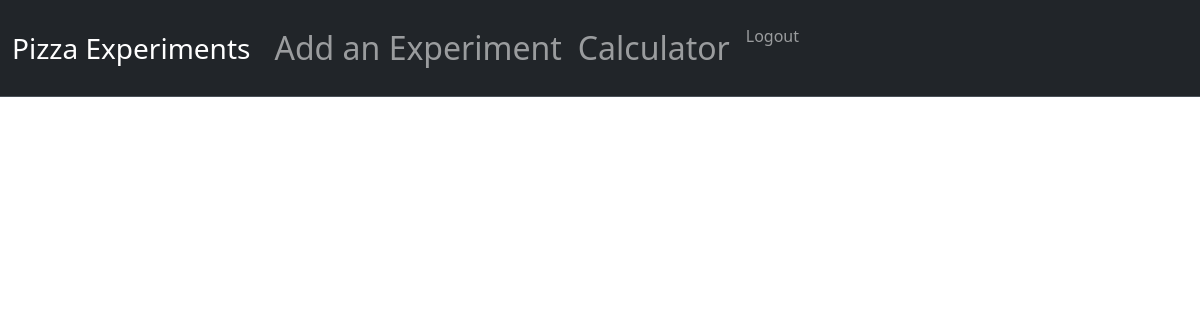
The app's page /experiment/2 (signed in), older data.
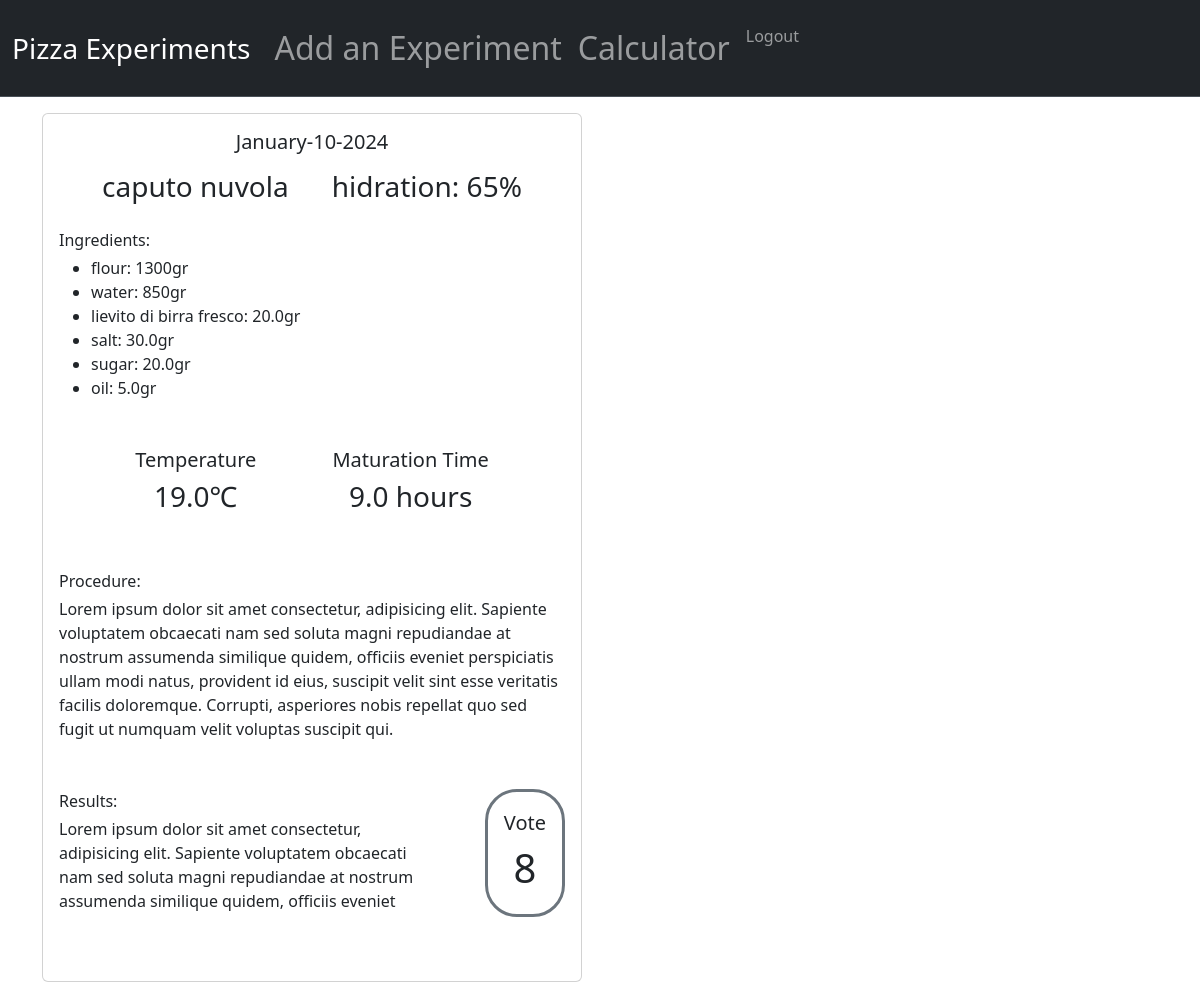
The same page, newer data.
### app.py (models this page shows)
class Experiment(db.Model):
   id = db.Column(db.Integer, primary_key=True)
   date = db.Column(db.DateTime, default=datetime.utcnow, nullable=False)
   flour_type = db.Column(db.String(50), nullable=False)
   flour_amount = db.Column(db.Integer, nullable=False)
   water_amount = db.Column(db.Integer, nullable=False)
   yeast_type = db.Column(db.String(50))
   yeast_amount = db.Column(db.Float)
   salt_amount = db.Column(db.Float)
   sugar_amount = db.Column(db.Float)
   oil_amount = db.Column(db.Float)
   temperature = db.Column(db.Float)
   maturation_time = db.Column(db.Float)
   procedure = db.Column(db.String(1000))
   result_vote = db.Column(db.Integer)
   result_comment = db.Column(db.String(500))
   user_id = db.Column(db.Integer, db.ForeignKey('user.id'), nullable=False)

### app.py (the view)
@app.route("/experiment/<experiment_id>", methods=['GET'])
@login_required
def experiment(experiment_id):
  experiment = Experiment.query.filter_by(id = experiment_id)
  return render_template("experiment.html", exp=experiment)

### app.py (called while the page is built)
@login_manager.user_loader
def load_user(user_id):
  return User.query.get(int(user_id))

### templates/experiment.html
{% extends "layout.html" %}
{% block content %}
{% for e in exp %}
<div class="card mb-3 mt-3" style="max-width: 540px;">
  <div class="card-body">
    <h5 class="text-center mb-3">{{e.date.strftime("%B-%d-%Y")}}</h5>
      <div class="d-flex justify-content-evenly">
       <h3 class="card-title">{{e.flour_type}}</h3>
          {% set hidration = (e.water_amount*100)//e.flour_amount %}
        <h3 class="card-title">hidration:  {{hidration}}%</h3>
      </div>
    <div>
      <p class="card-text mt-3 mb-1">Ingredients:</p>
        <ul>
          <li>flour: {{e.flour_amount}}gr</li>
          <li>water: {{e.water_amount}}gr</li>
          {% if (e.yeast_type != "") and (e.yeast_amount != None) %}
           <li>{{e.yeast_type | truncate(40)}}: {{e.yeast_amount}}gr</li>
            {% elif e.yeast_type != None and e.yeast_amount == None%}
              <li>{{e.yeast_type}}</li>
            {% elif e.yeast_type == "" and e.yeast_amount != None%}
              <li>Yeast: {{e.yeast_amount}}</li>
          {% endif %}
          {% if e.salt_amount != None %}
          <li>salt: {{e.salt_amount}}gr</li>
          {% endif %}
          {% if e.sugar_amount != None %}
          <li>sugar: {{e.sugar_amount}}gr</li>
          {% endif %}
          {% if e.oil_amount != None %}
          <li>oil: {{e.oil_amount}}gr</li>
          {% endif %}
        </ul>
    <div class="d-flex justify-content-evenly mb-5 mt-5">
      {% if e.temperature != None %}
      <div class="text-center">
      <h5>Temperature</h5>
      <h3>{{e.temperature}}℃</h3>
    </div>
    {% endif %}
    {% if e.maturation_time != None %}
    <div class="text-center">
      <h5>Maturation Time</h5>
      <h3>{{e.maturation_time}} hours</h3>
    </div>
    {% endif %}
      </div>
    {% if e.maturation_time != None %}
    </div>
      <p class="mb-1">Procedure:</p>
      <p class="card-text">{{e.procedure}}</p>
    <div class="d-flex justify-content-evenly mb-5 mt-5">
      <div>
      <p class="mb-1">Results:</p>
        <p class="card-text">{{e.result_comment}}</p>
      </div>
      <div class="ps-5 d-flex flex-column align-items-center justify-content-end">
        <div class="border border-3 border-secondary rounded-5 p-3 d-flex flex-column align-items-center justify-content-end">
          <span class="fs-5">Vote</span>
          <span class="fs-1">{{e.result_vote}}</span>
        </div>
      </div>
    </div>
    </div>
    {% endif %}
</div>
{% endfor %}
{% endblock %}

Row changes from the older to the newer data that the page shows:
added Experiment: date "January-10-2024", flour_type "caputo nuvola", hidration "65", flour_amount "1300", water_amount "850", yeast_type "lievito di birra fresco", yeast_amount "20.0", salt_amount "30.0", sugar_amount "20.0", oil_amount "5.0", temperature "19.0", maturation_time "9.0", procedure "Lorem ipsum dolor sit amet consectetur, adipisicing elit. Sapiente voluptatem obcaecati nam sed soluta magni repudiandae at nostrum assumenda similique quidem, officiis eveniet perspiciatis ullam modi natus, provident id eius, suscipit velit sint esse veritatis facilis doloremque. Corrupti, asperiores nobis repellat quo sed fugit ut numquam velit voluptas suscipit qui.", result_comment "Lorem ipsum dolor sit amet consectetur, adipisicing elit. Sapiente voluptatem obcaecati nam sed soluta magni repudiandae at nostrum assumenda similique quidem, officiis eveniet", result_vote "8"
